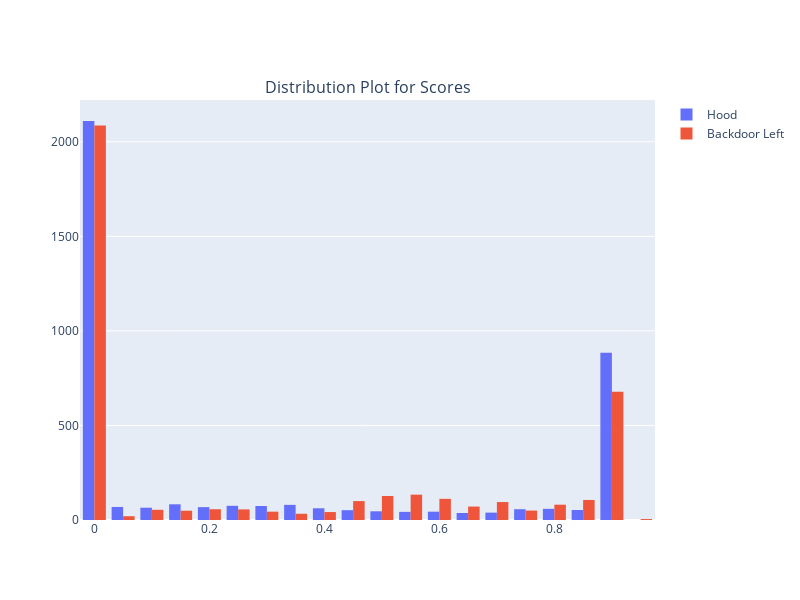

Source (notebook cell):
### Code cell
fig = make_subplots(rows=1, cols=1, shared_yaxes=True, subplot_titles=("Distribution Plot for Scores",))
fig.add_trace(go.Histogram({'x': df["perspective_score_hood"]}, name="Hood"),
              1, 1)
fig.add_trace(go.Histogram({'x': df["perspective_score_backdoor_left"]}, name="Backdoor Left"),
              1, 1)

fig.update_layout(height=600, width=800)
fig.show()

### Figure 1 — Plotly figure (JSON) as saved in the notebook; plotly's stock layout.template omitted (floating-point values rounded to 4 significant figures; data arrays with more than 128 entries replaced by an {"elided": "..."} marker saying what was removed)
{"data": [{"name": "Hood", "type": "histogram", "x": {"elided": "4000 float values"}, "xaxis": "x", "yaxis": "y"}, {"name": "Backdoor Left", "type": "histogram", "x": {"elided": "4000 float values"}, "xaxis": "x", "yaxis": "y"}], "layout": {"annotations": [{"font": {"size": 16}, "showarrow": false, "text": "Distribution Plot for Scores", "x": 0.5, "xanchor": "center", "xref": "paper", "y": 1, "yanchor": "bottom", "yref": "paper"}], "height": 600, "width": 800, "xaxis": {"anchor": "y", "domain": [0, 1]}, "yaxis": {"anchor": "x", "domain": [0, 1]}}}
